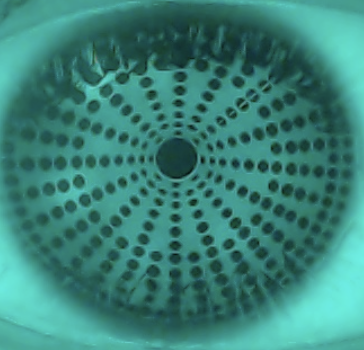
#> input picture ojo_ultimo2.png, 364 x 350 px, found by its file name
$ python Codigo_final_final.py
#> lines starting #> are read from the running program, lines starting #| are printed output that depends on the picture; after the words box and inside, x2 and y2 are one past the last pixel; in counts of white or black regions, pixels touching at a corner belong together
import cv2
import os
import numpy as np
import matplotlib.pyplot as plt
from scipy.ndimage import gaussian_filter, median_filter
from scipy.interpolate import griddata
from scipy.optimize import least_squares
from sklearn.cluster import DBSCAN, KMeans
from matplotlib.colors import LinearSegmentedColormap, Normalize
from scipy.interpolate import interp1d
import pandas as pd
import numpy as np
import matplotlib.pyplot as plt
import pandas as pd
import cv2
import pandas as pd
from scipy.ndimage import median_filter


def metodo_biodi2_diferencia_final(image_path, output_path1="mapa_diferencia.jpg",output_path2="mapa_tangencial.jpg"):
#> called with output_path1 = 'mapa_diferencia.jpg', output_path2 = 'mapa_tangencial.jpg'
    import cv2
    import numpy as np
    from scipy.ndimage import gaussian_filter
    from sklearn.cluster import DBSCAN, KMeans
    from matplotlib import pyplot as plt

    img_color = cv2.imread(image_path)
#> img_color is the input picture: shape (350, 364, 3); mean B, G, R 120.4, 130.5, 58.2
    img = cv2.imread(image_path, cv2.IMREAD_GRAYSCALE)

    # --- Paso 1: Ecualización e inversión ---
    img_eq = cv2.equalizeHist(img)
    img_inv = cv2.bitwise_not(img_eq)
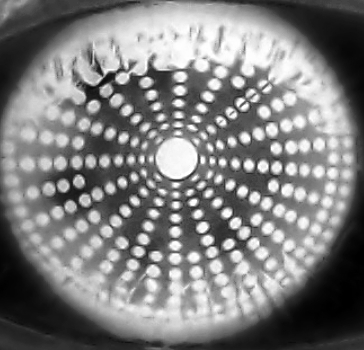
#> img_inv: shape (350, 364); min 0, max 255, mean 126.5

    # --- Paso 2: Suavizado ---
    img_blur = gaussian_filter(img_inv, sigma=0.8)

    # --- Paso 3: Detección inicial con HoughCircles (para extraer template) ---
    circles = cv2.HoughCircles(
        img_blur.astype(np.uint8),
        cv2.HOUGH_GRADIENT,
        dp=1.2,
        minDist=10,#10
        param1=30,
        param2=8,
        minRadius=3,
        maxRadius=5
    )
#> circles = 227 rows, first 8: [216.6, 202.2, 4.32], [118.2, 160.2, 4.32], [197.4, 214.2, 4.32], [143.4, 191.4, 3.84], [153, 213, 4.32], [334.2, 220.2, 4.32], [175.8, 217.8, 4.32], [346.2, 173.4, 4.32]

    if circles is None:
        raise RuntimeError("No se detectaron círculos Hough para usar como template.")

    # Extraer primer círculo como kernel
    circles = np.uint16(np.around(circles))
#> circles = 227 rows, first 8: [217, 202, 4], [118, 160, 4], [197, 214, 4], [143, 191, 4], [153, 213, 4], [334, 220, 4], [176, 218, 4], [346, 173, 4]
    x0, y0, r0 = circles[0][0]
#> x0 = 217; y0 = 202; r0 = 4
    patch_size = 2*r0 + 1
#> patch_size = 9
    template = img_blur[y0-r0:y0+r0+1, x0-r0:x0+r0+1].astype(np.float32)
    template = (template - template.mean()) / (template.std() + 1e-5)

    # --- Paso 4: Template Matching ---
    img_norm = img_blur.astype(np.float32)
    img_norm = (img_norm - img_norm.mean()) / (img_norm.std() + 1e-5)
    result = cv2.matchTemplate(img_norm, template, cv2.TM_CCOEFF_NORMED)
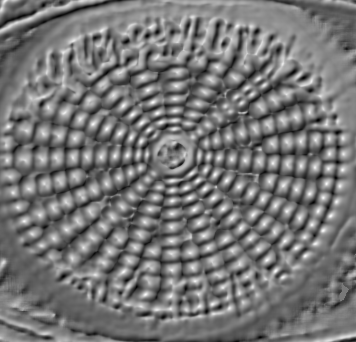
#> result: shape (342, 356) float32; min -0.906, max 1, mean -0.0243; drawn with min black and max white

    # Umbralizado de coincidencias
    threshold = 0.55
    ys, xs = np.where(result >= threshold)
#> ys = 4074 values from 0 to 341; xs = 4074 values, max 355 at index 4000, min 0 at index 56, mean 183
    points = list(zip(xs, ys))
#> points = 4074 pairs, first value 0 to 355, second value 0 to 341

    # --- Paso 5: Agrupación para evitar duplicados ---
    clustering = DBSCAN(eps=r0, min_samples=1).fit(np.array(points))
    labels = clustering.labels_
#> labels = 4074 values, max 310 at index 4024, min 0 at index 0, mean 156
    unique_labels = np.unique(labels)
#> unique_labels = 311 values from 0 to 310

    # --- Paso 6: Corrección de offset del template ---
    offset = (template.shape[1]//2, template.shape[0]//2)
    corrected_points = []
    for lbl in unique_labels:
        pts = np.array(points)[labels == lbl]
        mean_pt = pts.mean(axis=0)
        corrected = mean_pt + np.array(offset)
        corrected_points.append(tuple(corrected.astype(int)))
#> this loop made 311 passes
#> (mean_pt, corrected) on passes 1, 2, 4: ([2.88, 4.8], [6.88, 8.8]), ([81.8, 0.467], [85.8, 4.47]), ([66.59, 5.05], [70.59, 9.05])
#> after the loop, corrected_points = 311 pairs, first value 4 to 347, second value 4 to 341

    # --- Paso 7: Filtrado por ROI (zona válida) ---
    corrected = np.array(corrected_points)
#> corrected has the same summary as corrected_points
    x_min, x_max = 30,450
    y_min, y_max = 40,270
    mask = (
        (corrected[:,0] >= x_min) & (corrected[:,0] <= x_max) &
        (corrected[:,1] >= y_min) & (corrected[:,1] <= y_max)
    )
    filtered = corrected[mask]
#> filtered = 239 pairs, first value 30 to 347, second value 43 to 269
    x_real, y_real = filtered[:,0], filtered[:,1]
#> x_real = 239 values, max 347 at index 118, min 30 at index 92, mean 192.7; y_real = 239 values, max 269 at index 238, min 43 at index 1, mean 154.8

    # Resultado: número de puntos detectados
    print(f"Total puntos detectados (filtrados): {len(filtered)}")
#| Total puntos detectados (filtrados): 239

    # --- Paso 8: Centrado y cálculo de polar ---
    center_x, center_y = 165,165 # centro aproximado del iris
    x_c = x_real - center_x
#> x_c = 239 values, max 182 at index 118, min -135 at index 92, mean 27.67
    y_c = y_real - center_y
#> y_c = 239 values, max 104 at index 238, min -122 at index 1, mean -10.19
    r = np.sqrt(x_c**2 + y_c**2)
#> r = 239 values, max 182.6 at index 104, min 13 at index 134, mean 101.5
    theta = np.arctan2(y_c, x_c)
#> theta = 239 values, max 2.98 at index 145, min -3.12 at index 129, mean -0.196

    # --- Paso 9: Clasificación por anillos (KMeans en radio) ---
    num_rings = 30
    kmeans = KMeans(n_clusters=num_rings, random_state=0).fit(r.reshape(-1,1))
    ring_labels = kmeans.labels_
#> ring_labels = 239 values, max 29 at index 111, min 0 at index 40, mean 13.44

    # Reconstrucción digital de puntos
    digital_x, digital_y = [], []
    for ring_id in range(num_rings):
        idx = np.where(ring_labels == ring_id)[0]
        r_mean = r[idx].mean()
        angles = np.sort(theta[idx])
        for ang in angles:
            digital_x.append(r_mean*np.cos(ang) + center_x)
            digital_y.append(r_mean*np.sin(ang) + center_y)
#> this loop made 30 passes
#> (idx, r_mean, angles) on passes 2, 6, 10, 11: ([5, 16, 163, 165, 188], 135.8, [-1.12, -0.905, 0.197, 0.371, 2.94]), ([99, 105, 108, 116, 160], 26.76, [-2.86, -2.36, -1.83, -1.18, 1.69]), ([2, 6, 93, 156, 180], 122.4, [-2.9, -1.65, -1.44, 0.186, 0.361]), ([0, 1, 22, 38, 137, 169, 194, 207], 150.8, [-2.55, -2.42, -2.19, -0.874, 0.0327, 0.213, 0.385, 2.64])
#> after the loop, digital_x = 239 values, max 345.2 at index 81, min 27.81 at index 175, mean 192.6; digital_y = 239 values, max 267.7 at index 103, min 42.2 at index 93, mean 154.9

    # --- Paso 10: Visualización final ---

    # Dibujar detecciones sobre imagen a color
    img_out = img_color.copy()
    for (x, y) in filtered:
        cv2.circle(img_out, (x, y), 2, (0, 0, 255), 1)
#> this loop made 239 passes
#> (x, y) on passes 1 to 3: (263, 48), (78, 43), (181, 43)
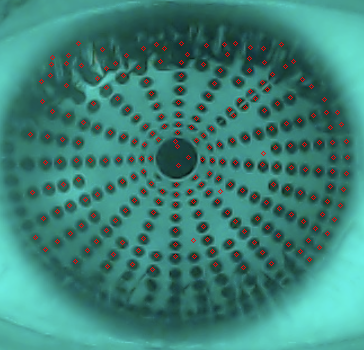
#> img_out: shape (350, 364, 3); 1.5% of pixels changed, all inside (x1, y1, x2, y2) = (28, 41, 350, 272)

    # -----------------------------
    # Parámetros
    # -----------------------------
    center_x, center_y = 163, 145  # centro óptico (en píxeles)
    scale = 0.03  # conversión de píxeles a cm

    # -----------------------------
    # Convertir puntos reales a físico (cm)
    # -----------------------------
    # Supón que tienes x_real e y_real ya definidos (arrays de puntos)
    x_cm = (x_real - center_x) * scale
#> x_cm = 239 values, max 5.52 at index 118, min -3.99 at index 92, mean 0.89
    y_cm = (y_real - center_y) * scale
#> y_cm = 239 values, max 3.72 at index 238, min -3.06 at index 1, mean 0.294
    real_points_cm = np.stack((x_cm, y_cm), axis=1)
#> real_points_cm = 239 pairs, first value -3.99 to 5.52, second value -3.06 to 3.72

    # -----------------------------
    # Función de filtrado
    # -----------------------------
    def filtrar_por_meridiano(real_points_cm, meridiano_deg, tolerance_cm=0.15):
        angle_rad = np.radians(meridiano_deg)
        direction = np.array([np.cos(angle_rad), np.sin(angle_rad)])
        projections = np.dot(real_points_cm, direction)
        projected = np.outer(projections, direction)
        dist_perpendicular = np.linalg.norm(real_points_cm - projected, axis=1)
        mask = dist_perpendicular <= tolerance_cm
        puntos_cercanos = real_points_cm[mask]
        proyecciones_centrales = projections[mask]
        indices_ordenados = np.argsort(proyecciones_centrales)
        puntos_ordenados = puntos_cercanos[indices_ordenados]
        return puntos_ordenados

    # -----------------------------
    # Meridianos a evaluar
    # -----------------------------
    meridianos = [0, 22, 67, 45, 92, 115, 136, 158]
    tolerance = 0.17

    # Diccionario para guardar los puntos por meridiano
    puntos_por_meridiano = {}

    # Recorrer meridianos y guardar puntos
    for m in meridianos:
        puntos = filtrar_por_meridiano(real_points_cm, meridiano_deg=m, tolerance_cm=tolerance)
        puntos = puntos[np.linalg.norm(puntos, axis=1) <= 5.5]  # limitar por radio
        puntos_por_meridiano[m] = puntos
#> this loop made 8 passes
#> (angle_rad in filtrar_por_meridiano, direction in filtrar_por_meridiano, indices_ordenados in filtrar_por_meridiano) on passes 1, 6, 7, 8: (0, [1, 0], [2, 0, 9, 6, 12, 3, 13, 10, 1, 14, 11, 8, 7, 4, 5]), (2.01, [-0.423, 0.906], [0, 1, 2, 3, 4, 5, 6, 7, 8, 9, 10]), (2.37, [-0.719, 0.695], [0, 1, 2, 3, 4, 5, 6, 7, 8, 9, 10, 11, 12, 13, 14, 15]), (2.76, [-0.927, 0.375], [0, 1, 2, 4, 3, 5, 6, 7, 8, 10, 9, 11, 12, 13, 14])
#> after the loop, puntos_por_meridiano = 8 items

    R = 7.8  # radio en cm
    df_dict={}
    elevaciones_por_meridiano = {}
    xAll, yAll, zAll = [], [], []
    # Función para extender el perfil simétricamente hasta ±3 cm
    def extender_perfil_simetrico(y_vals, z_vals, y_max_target=3.0, num_puntos=100):
        sorted_indices = np.argsort(y_vals)
        y_sorted = y_vals[sorted_indices]
        z_sorted = z_vals[sorted_indices]
        y_unique, unique_indices = np.unique(y_sorted, return_index=True)
        z_unique = z_sorted[unique_indices]

        y_ext = np.linspace(-y_max_target, y_max_target, num_puntos)
        interp = interp1d(y_unique, z_unique, kind='cubic', fill_value="extrapolate")

        y_max_orig = np.max(np.abs(y_unique))
        y_scaled = y_ext * (y_max_orig / y_max_target)
        z_ext = interp(y_scaled)

        return y_ext, z_ext

    # Procesar cada meridiano
    for meridiano, puntos in puntos_por_meridiano.items():
        if len(puntos) == 0:
            continue

        # Seleccionar eje vertical
        if meridiano == 90:
            y_vals = puntos[:, 1]
        elif meridiano == 0:
            y_vals = puntos[:, 0]
        else:
            y_vals = puntos[:, 1]

        # Elevación teórica sin normalizar
        z_teorico = 2 * (y_vals**2) / (2 * R)
        elevaciones_por_meridiano[meridiano] = {
            'y': y_vals,
            'z': z_teorico
        }

        # Para meridianos 22° y 158°, aplicar extensión simétrica hasta ±3 cm
        if meridiano in [22, 158]:
            z_normalizado = z_teorico / np.max(z_teorico)
            y_ext, z_ext = extender_perfil_simetrico(y_vals, z_normalizado, y_max_target=3.0)

            # [5 lines of commented-out code are left out]

        import pandas as pd
        df = pd.DataFrame ({
        'y (cm)': y_vals,
        '_teorico (cm) ': z_teorico
        })
        df_dict[f'df_{meridiano}'] = df

        theta = np.radians(meridiano)
        x = y_vals * np.cos(theta)
        y = y_vals * np.sin(theta)

        xAll.extend(x)
        yAll.extend(y)
        zAll.extend(z_teorico)
        '''
        plt.title(f"Elevación corneal teórica - Meridiano {meridiano}°")
        plt.xlabel("y (cm)")
        plt.ylabel("z (cm)")
        plt.grid(True)
        plt.legend()
        plt.tight_layout()
        plt.show()
    '''
#> this loop made 8 passes
#> after the loop, df_dict = 8 items; elevaciones_por_meridiano = 8 items; xAll = 101 values, max 5.49 at index 14, min -2.55 at index 0, mean 0.378; yAll = 101 values, max 3.3 at index 58, min -2.91 at index 52, mean 0.242; zAll = 101 values, max 3.86 at index 14, min 0.000115 at index 17, mean 0.52
        # Asegurarse de que estos arrays ya están definidos
    xAll = np.array(xAll)
    yAll = np.array(yAll)
    zAll = np.array(zAll)
    zAll_adj = -zAll + 1  # inversión + traslación
#> zAll_adj = 101 values, max 1 at index 17, min -2.86 at index 14, mean 0.48

    # Interpolación 2D
    xq, yq = np.meshgrid(
        np.linspace(xAll.min(), xAll.max(), 200),
        np.linspace(yAll.min(), yAll.max(), 200)
    )
    zq = griddata((xAll, yAll), zAll_adj, (xq, yq), method='cubic')
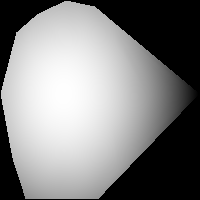
#> zq: shape (200, 200) float64; 34.79% of the values are NaN or infinite; the others: min -2.81, max 1, mean 0.189; drawn with min black, max white, NaN and infinite black

    # --- Ajuste de esfera ---
    def fit_sphere(x, y, z):
        def residuals(params):
            a, b, R, z0 = params
            return (np.sqrt((x - a)**2 + (y - b)**2 + (z - z0)**2) - R)
        x0 = [0, 0, 7.8, 1]
        result = least_squares(residuals, x0)
#> result = 12 items
        a, b, R, z0 = result.x
#> a = 0.0721; b = -0.0648; R = 5.16; z0 = -4.22
        rms_error = np.sqrt(np.mean(residuals(result.x)**2))
#> rms_error = 0.0775
        return [1/R, a, b, z0], rms_error

    params, mf = fit_sphere(xAll, yAll, zAll_adj)
#> params = [0.194, 0.0721, -0.0648, -4.22]; mf = 0.0775
    inv_R, a, b, z0 = params
#> inv_R = 0.194; a = 0.0721; b = -0.0648; z0 = -4.22
    radio = 1 / inv_R
#> radio = 5.16

    # Generar superficie ideal
    zq_esfera = np.sqrt(np.maximum(0, radio**2 - (xq - a)**2 - (yq - b)**2))
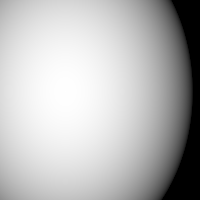
#> zq_esfera: shape (200, 200) float64; min 0, max 5.16, mean 3.75; drawn with min black and max white
    '''
    # --- Visualización combinada ---
    fig = plt.figure(figsize=(10, 7))
    ax = fig.add_subplot(111, projection='3d')
    '''
    # Superficie reconstruida
    #surf1 = ax.plot_surface(xq, yq, zq, cmap='jet', edgecolor='none', alpha=0.9)

    # Superficie esférica completa
    zq_esfera = z0 + np.sqrt(np.maximum(0, radio**2 - (xq - a)**2 - (yq - b)**2))
    #surf2 = ax.plot_surface(xq, yq, zq_esfera, color='gray', alpha=0.3, edgecolor='none')
    '''
    # Puntos originales
    ax.scatter(xAll, yAll, zAll_adj, color='red', s=8)

    # Ejes y límites
    ax.set_xlabel('X (cm)')
    ax.set_ylabel('Y (cm)')
    ax.set_zlabel('Z (cm)')
    ax.set_zlim(-1, 1)  # <-- Aquí se limita visualmente la elevación
    ax.set_title('Reconstrucción 3D vs Esfera Ideal (recorte visual en Z)')
    fig.colorbar(surf1, ax=ax, shrink=0.5, aspect=10)
    ax.view_init(elev=30, azim=135)
    plt.tight_layout()
    plt.show()

    # Reporte
    print(f"Radio de curvatura ajustado: {radio:.2f} cm")
    print(f"Centro: ({a:.2f}, {b:.2f}) cm")
    print(f"Altura del ápex (z0): {z0:.2f} cm")
    print(f"Error RMS del ajuste: {mf:.4f} cm")
    '''

    df_dict = {}
    max_len = 0  # para igualar longitudes luego

    for meridiano, puntos in puntos_por_meridiano.items():
        if len(puntos) == 0:
            continue

        # Selección del eje vertical
        if meridiano == 90:
            y_vals = puntos[:, 1]
        elif meridiano == 0:
            y_vals = puntos[:, 0]
        else:
            y_vals = puntos[:, 1]

        # Elevación teórica
        z_teorico = 2 * (y_vals ** 2) / (2 * R)

        # Para 22° y 158°, extender perfil
        if meridiano in [22, 158]:
            z_normalizado = z_teorico / np.max(z_teorico)
            y_ext, z_ext = extender_perfil_simetrico(y_vals, z_normalizado, y_max_target=3.0)
        else:
            y_ext = y_vals
            z_ext = z_teorico

        # Actualizar longitud máxima para padding
        max_len = max(max_len, len(y_ext))

        # Guardar en dict para DataFrame
        df_dict[f'{meridiano}°_y'] = y_ext
        df_dict[f'{meridiano}°_z'] = z_ext
#> this loop made 8 passes
#> (meridiano, y_unique in extender_perfil_simetrico, unique_indices in extender_perfil_simetrico, z_unique in extender_perfil_simetrico, y_max_orig in extender_perfil_simetrico, max_len) on pass 2: (22, [-1.32, -0.18, 0.03, 0.36, 0.42, 0.45, 1.17, 2.07], [0, 1, 2, 3, 4, 5, 6, 7], [0.407, 0.00756, 0.00021, 0.0302, 0.0412, 0.0473, 0.319, 1], 2.07, 100)
#> after the loop, df_dict = 16 items

    # Rellenar con NaNs para igualar longitudes
    for key in df_dict:
        padding = max_len - len(df_dict[key])
        if padding > 0:
            df_dict[key] = np.pad(df_dict[key], (0, padding), constant_values=np.nan)
#> this loop made 16 passes
#> (key, padding) on passes 1 to 8: ('0°_y', 85), ('0°_z', 85), ('22°_y', 0), ('22°_z', 0), ('67°_y', 91), ('67°_z', 91), ('45°_y', 80), ('45°_z', 80)

    # Crear y mostrar DataFrame
    import pandas as pd
    df_merged = pd.DataFrame(df_dict)
#> df_merged = table of 100 rows and 16 columns


    # --- Paso 1: Interpolación de la superficie reconstruida ---
    xAll = np.array(xAll)
    yAll = np.array(yAll)
    zAll = np.array(zAll)
    zAll_adj = -zAll + 1

    xq, yq = np.meshgrid(
        np.linspace(xAll.min(), xAll.max(), 200),
        np.linspace(yAll.min(), yAll.max(), 200)
    )
    zq = griddata((xAll, yAll), zAll_adj, (xq, yq), method='cubic')

    # --- Paso 2: Superficie ideal (esfera) ---
    zq_esfera = z0 + np.sqrt(np.maximum(0, radio**2 - (xq - a)**2 - (yq - b)**2))

    # --- Paso 3: Diferencia Δz en micras, solo en puntos válidos ---
    mask_valid = ~np.isnan(zq) & ~np.isnan(zq_esfera)
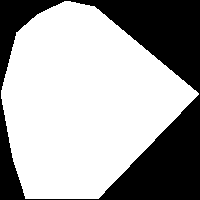
#> mask_valid: shape (200, 200) bool; 65.2% white; 1 black region, box (x1, y1, x2, y2) and area: (0, 0, 200, 200) 13915
    delta_zq = np.full_like(zq, np.nan)
#> delta_zq: shape (200, 200) float64; every value is NaN or infinite
    delta_zq[mask_valid] = (zq - zq_esfera)[mask_valid] * 100  # en μm

    # --- Paso 4: Colormap personalizado ---
    cmap_custom = LinearSegmentedColormap.from_list(
        "verde-amarillo",
        [
            (0.00, "#005500"),   # verde oscuro
            (0.20, "#00aa00"),   # verde medio
            (0.60, "#aaff00"),   # verde claro
            (1.00, "#ffff00")    # amarillo
        ]
    )

    norm = Normalize(vmin=-5, vmax=25)

    # --- Paso 5: Visualización ---
    plt.figure(figsize=(8, 6))
    plt.imshow(delta_zq, extent=(xq.min(), xq.max(), yq.min(), yq.max()),
               origin='lower', cmap=cmap_custom, norm=norm, aspect='equal')
    plt.colorbar(label='Δz reconstruido - ideal (μm)')
    plt.title("Mapa de Calor de Diferencia (Reconstrucción - Esfera Ideal)")
    plt.xlabel("X (cm)")
    plt.ylabel("Y (cm)")
    plt.tight_layout()
    plt.savefig(output_path1, dpi=300)
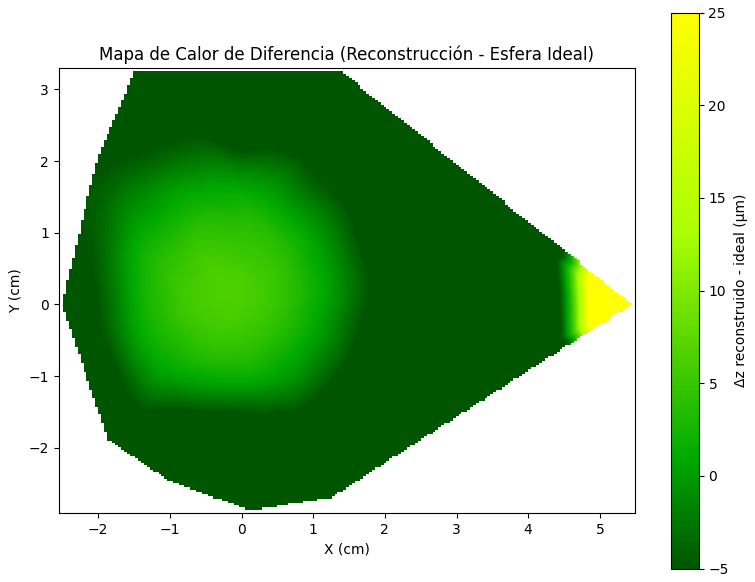
#> figure drawn by matplotlib, 2 panels
    plt.close()

    # ----- Mapa tangencial (dioptrías) -----
    curvaturas = {}
    for meridiano in meridianos:
        puntos = puntos_por_meridiano[meridiano]
        if len(puntos) == 0:
            continue
        if meridiano == 90:
            y = puntos[:, 1]
        elif meridiano == 0:
            y = puntos[:, 0]
        z = 2 * (y ** 2) / (2 * R)
        z_trasladado = -z + np.max(z)


        dz = np.gradient(z_trasladado, y)
        d2z = np.gradient(dz, y)
        Kt = d2z / (1 + dz**2)**(3/2)
        Kt_D = -1000 * (1.3375 - 1) * Kt
        curvaturas[f"df_{meridiano}"] = {"y": y, "Kt_D": Kt_D}
#> after the loop, curvaturas = 8 items
#> (the rest of the program and of its run is left out)
